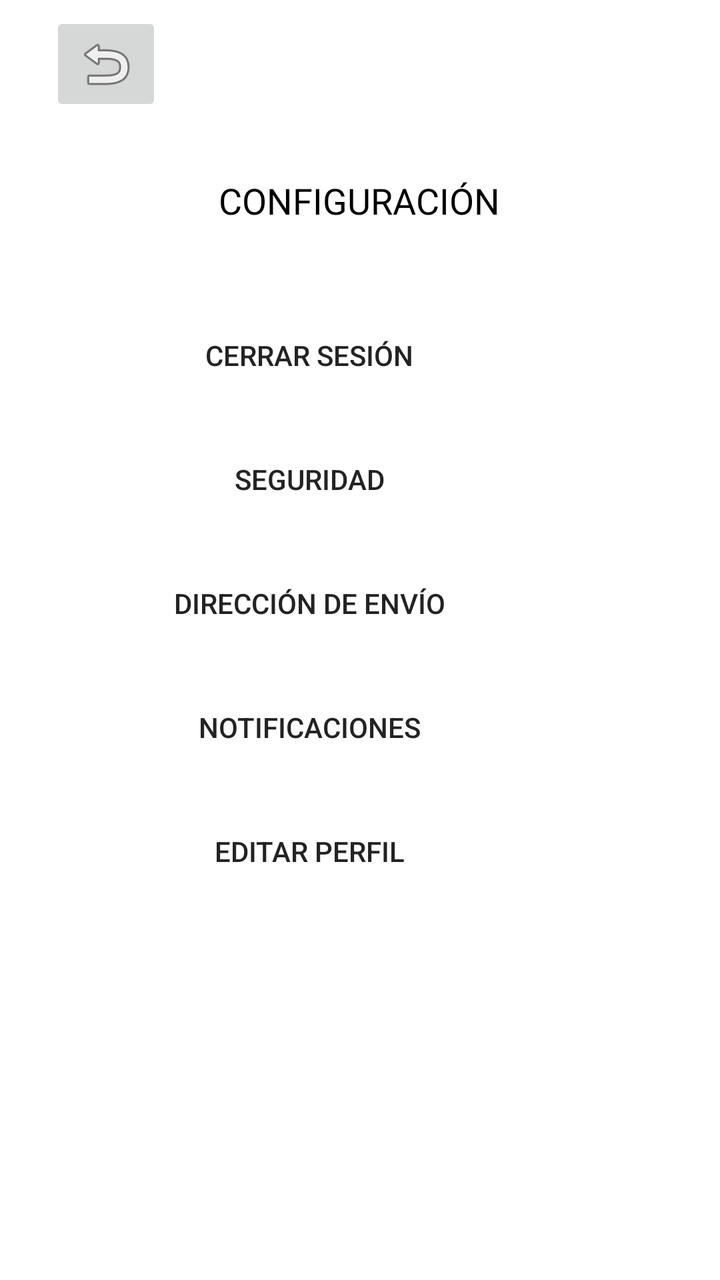
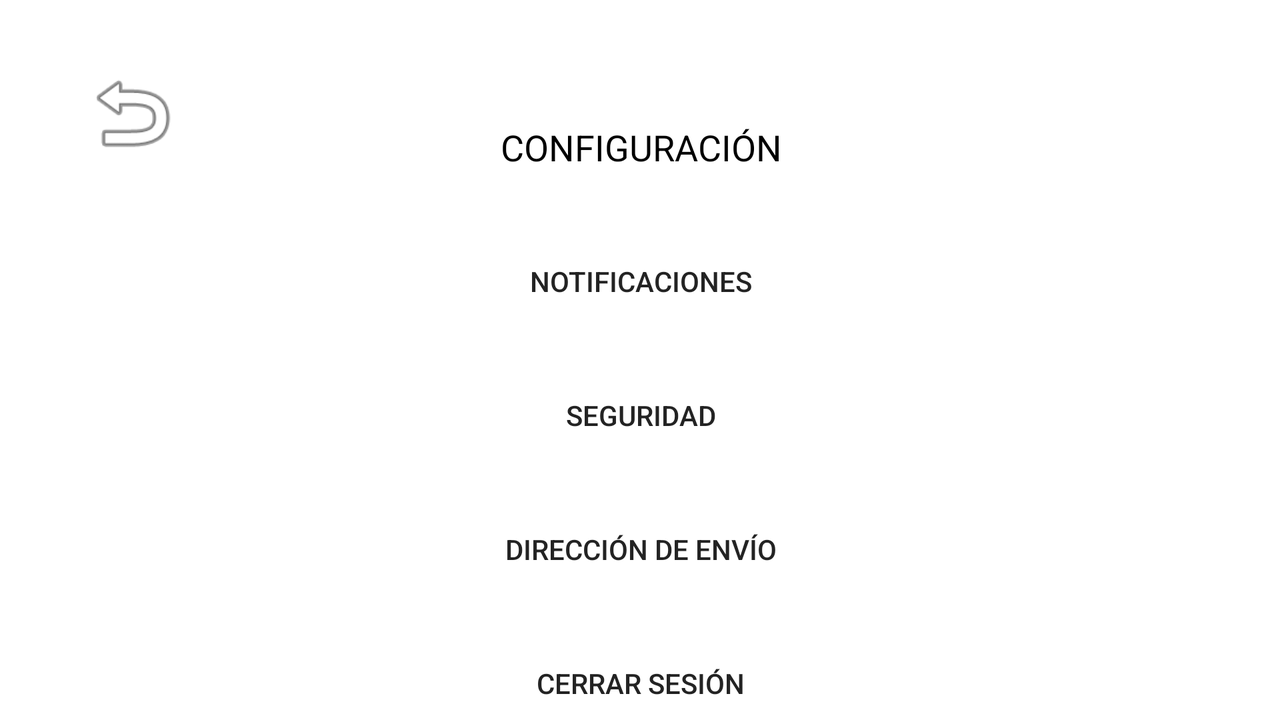

Compare how this app lays out the same screen by default and in its alternative resource folder. The renders come first, then the two layout files and the values they reference.
<!-- AndroidManifest.xml: application theme Theme.Tienda -->
<!-- res/layout/activity_configuracion.xml -->
<?xml version="1.0" encoding="utf-8"?>
<androidx.constraintlayout.widget.ConstraintLayout xmlns:android="http://schemas.android.com/apk/res/android"
    xmlns:app="http://schemas.android.com/apk/res-auto"
    xmlns:tools="http://schemas.android.com/tools"
    android:layout_width="match_parent"
    android:layout_height="match_parent"
    tools:context=".ConfiguracionActivity">

    <TextView
        android:id="@+id/textView3"
        android:layout_width="wrap_content"
        android:layout_height="wrap_content"
        android:layout_marginStart="135dp"
        android:layout_marginTop="88dp"
        android:layout_marginEnd="136dp"
        android:text="@string/configuracion1"
        android:textColor="#000000"
        android:textSize="18sp"
        app:layout_constraintEnd_toEndOf="parent"
        app:layout_constraintStart_toStartOf="parent"
        app:layout_constraintTop_toTopOf="parent" />

    <ImageButton
        android:id="@+id/imageButton"
        android:layout_width="wrap_content"
        android:layout_height="wrap_content"
        android:layout_marginStart="25dp"
        android:layout_marginTop="6dp"
        android:onClick="cerrar"
        app:layout_constraintStart_toStartOf="parent"
        app:layout_constraintTop_toTopOf="parent"
        app:srcCompat="@android:drawable/ic_menu_revert"
        tools:ignore="SpeakableTextPresentCheck" />

    <ScrollView
        android:id="@+id/scrollView4"
        android:layout_width="411dp"
        android:layout_height="480dp"
        android:layout_marginTop="21dp"
        app:layout_constraintBottom_toBottomOf="parent"
        app:layout_constraintEnd_toEndOf="parent"
        app:layout_constraintHorizontal_bias="1.0"
        app:layout_constraintStart_toStartOf="parent"
        app:layout_constraintTop_toBottomOf="@+id/textView3">

        <LinearLayout
            android:layout_width="match_parent"
            android:layout_height="wrap_content"
            android:orientation="vertical">

            <Button
                android:id="@+id/button10"
                style="?android:attr/borderlessButtonStyle"
                android:layout_width="match_parent"
                android:layout_height="62dp"
                android:layout_marginEnd="0dp"
                android:layout_marginBottom="0dp"
                android:text="@string/cerrarsesion1"
                android:textColor="#232323" />

            <Button
                android:id="@+id/button5"
                style="?android:attr/borderlessButtonStyle"
                android:layout_width="match_parent"
                android:layout_height="62dp"
                android:layout_marginStart="0dp"
                android:layout_marginBottom="0dp"
                android:text="@string/seguridad1"
                android:textColor="#232323" />

            <Button
                android:id="@+id/button11"
                style="?android:attr/borderlessButtonStyle"
                android:layout_width="match_parent"
                android:layout_height="62dp"
                android:layout_marginStart="0dp"
                android:layout_marginBottom="0dp"
                android:text="@string/envio1"
                android:textColor="#232323" />

            <Button
                android:id="@+id/button9"
                style="?android:attr/borderlessButtonStyle"
                android:layout_width="match_parent"
                android:layout_height="62dp"
                android:layout_marginEnd="0dp"
                android:layout_marginBottom="0dp"
                android:text="@string/notificaciones1"
                android:textColor="#232323" />

            <Button
                android:id="@+id/button4"
                style="?android:attr/borderlessButtonStyle"
                android:layout_width="match_parent"
                android:layout_height="62dp"
                android:layout_marginBottom="0dp"
                android:text="@string/editar1"
                android:textColor="#232323" />
        </LinearLayout>
    </ScrollView>

</androidx.constraintlayout.widget.ConstraintLayout>
<!-- resources referenced by this layout -->
<resources>
  <string name="cerrarsesion1">CERRAR SESIÓN</string>
  <string name="configuracion1">CONFIGURACIÓN</string>
  <string name="editar1">EDITAR PERFIL</string>
  <string name="envio1">DIRECCIÓN DE ENVÍO</string>
  <string name="notificaciones1">NOTIFICACIONES</string>
  <string name="seguridad1">SEGURIDAD</string>
  <style name="Theme.Tienda" parent="Theme.MaterialComponents.DayNight.DarkActionBar">
          
          <item name="colorPrimary">#03A9F4</item>
          <item name="colorPrimaryVariant">#03A9F4</item>
          <item name="colorOnPrimary">#B5F7FF</item>
          
          <item name="colorSecondary">@color/teal_200</item>
          <item name="colorSecondaryVariant">@color/teal_700</item>
          <item name="colorOnSecondary">@color/black</item>
          
          <item name="android:statusBarColor">?attr/colorPrimaryVariant</item>
          
      </style>
</resources>
<!-- res/layout-land/activity_configuracion.xml (the author's variant of the layout above) -->
<!-- drawn on the phone turned sideways -->
<?xml version="1.0" encoding="utf-8"?>
<androidx.constraintlayout.widget.ConstraintLayout xmlns:android="http://schemas.android.com/apk/res/android"
    xmlns:app="http://schemas.android.com/apk/res-auto"
    xmlns:tools="http://schemas.android.com/tools"
    android:layout_width="match_parent"
    android:layout_height="match_parent"
    tools:context=".ConfiguracionActivity">

    <ScrollView
        android:id="@+id/scrollView3"
        android:layout_width="726dp"
        android:layout_height="320dp"
        app:layout_constraintBottom_toBottomOf="parent"
        app:layout_constraintEnd_toEndOf="parent"
        app:layout_constraintStart_toStartOf="parent">

        <LinearLayout
            android:layout_width="match_parent"
            android:layout_height="wrap_content"
            android:gravity="center"
            android:orientation="vertical">

            <TextView
                android:id="@+id/textView3"
                android:layout_width="match_parent"
                android:layout_height="67dp"
                android:layout_marginStart="0dp"
                android:layout_marginTop="0dp"
                android:layout_marginEnd="0dp"
                android:gravity="center"
                android:text="@string/configuracion1"
                android:textColor="#000000"
                android:textSize="18sp" />

            <Button
                android:id="@+id/button9"
                style="?android:attr/borderlessButtonStyle"
                android:layout_width="match_parent"
                android:layout_height="67dp"
                android:layout_marginTop="0dp"
                android:layout_marginEnd="0dp"
                android:layout_marginBottom="0dp"
                android:text="@string/notificaciones1"
                android:textColor="#232323" />

            <Button
                android:id="@+id/button5"
                style="?android:attr/borderlessButtonStyle"
                android:layout_width="match_parent"
                android:layout_height="67dp"
                android:layout_marginStart="0dp"
                android:layout_marginBottom="0dp"
                android:text="@string/seguridad1"
                android:textColor="#232323" />

            <Button
                android:id="@+id/button11"
                style="?android:attr/borderlessButtonStyle"
                android:layout_width="match_parent"
                android:layout_height="67dp"
                android:layout_marginStart="0dp"
                android:layout_marginBottom="0dp"
                android:text="@string/envio1"
                android:textColor="#232323" />

            <Button
                android:id="@+id/button10"
                style="?android:attr/borderlessButtonStyle"
                android:layout_width="match_parent"
                android:layout_height="67dp"
                android:layout_marginEnd="0dp"
                android:layout_marginBottom="0dp"
                android:text="@string/cerrarsesion1"
                android:textColor="#232323" />

            <Button
                android:id="@+id/button4"
                style="?android:attr/borderlessButtonStyle"
                android:layout_width="match_parent"
                android:layout_height="67dp"
                android:layout_marginBottom="0dp"
                android:text="@string/editar1"
                android:textColor="#232323" />

        </LinearLayout>
    </ScrollView>

    <ImageView
        android:id="@+id/imageView14"
        android:layout_width="82dp"
        android:layout_height="51dp"
        android:layout_marginStart="25dp"
        android:layout_marginTop="31dp"
        android:onClick="cerrar"
        app:layout_constraintStart_toStartOf="parent"
        app:layout_constraintTop_toTopOf="parent"
        app:srcCompat="@android:drawable/ic_menu_revert" />

</androidx.constraintlayout.widget.ConstraintLayout>
